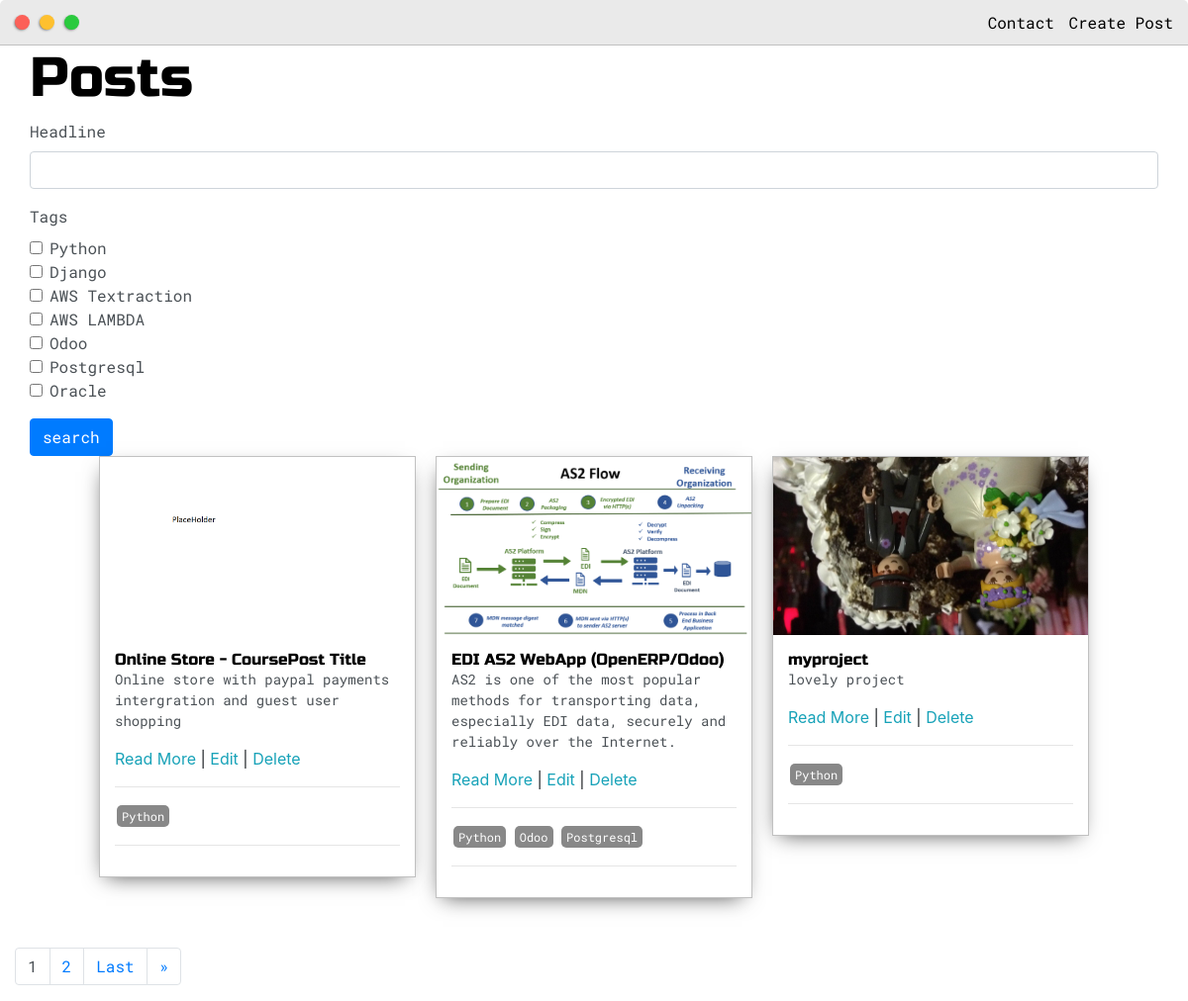
The page /posts/ (signed in) on the database its author committed.
### base/models.py (models this page shows, shortened)
class Post(models.Model):
    headline = models.CharField(max_length=200)
    sub_headline = models.CharField(max_length=200,null=True,blank=True)
    thumbnail = models.ImageField(null=True,blank=True,upload_to='images',default="/images/placeholder.png")
    body = RichTextUploadingField(null=True,blank=True)
    created = models.DateTimeField(auto_now_add=True)
    active = models.BooleanField(default=False)
    featured = models.BooleanField(default=False)
    tags = models.ManyToManyField(Tag,null=True)
    slug = models.SlugField(null=True,blank=True)

class Tag(models.Model):
    name = models.CharField(max_length=200)
    def __str__(self):
        return self.name

### base/views.py (the view)
# urls.py: path('posts/', views.posts,name='posts'),
def posts(request):
    posts = Post.objects.filter(active=True)
    myFilter = PostFilter(request.GET,queryset=posts)
    posts = myFilter.qs
    page = request.GET.get('page')
    paginator = Paginator(posts,3)
    try:
        posts = paginator.page(page)
    except PageNotAnInteger:
        posts = paginator.page(1)
    except EmptyPage:
        posts = paginator.page(paginator.num_pages)
    context = {'posts':posts,'myFilter':myFilter}
    return render(request,'base/posts.html',context)

### base/templates/base/posts.html (shortened to what this page needs)
{% extends 'base/main.html' %}
{% load static %}
{% load crispy_forms_tags %}
{% block content %}
<div class="main-container">
    <h1> Posts </h1>
	<form action="searchForm" method="GET">
		{{myFilter.form|crispy}}
		<input class="btn btn-primary" type="submit" value="search">
	</form>
    <div class="post-wrapper">
		{% for post in posts %}
            <div>
					<div class="post">
						<img class="thumbnail" src="{{post.thumbnail.url}}">
						<div class="post-preview">
							<h6 class="post-title">{{post.headline}}</h6>
							<p class="post-intro">{{post.sub_headline}}</p>
							<a href="{% url 'post' post.slug %}">Read More</a>
							{% if request.user.is_authenticated %}
							  | <a href="{% url 'update_post' post.slug %}">Edit</a>
							| <a href="{% url 'delete_post' post.slug %}">Delete</a>
							{% endif %}
							<hr>
							{% for tag in post.tags.all %}
							<span class="tag">{{tag}}</span>
							{% endfor %}
							<hr>
						</div>
					</div>
				</div>
		{% empty %}
		<h1>NO Post Available </h1>
			{% endfor %}
	</div>
	<div class="row">
		{% if posts.has_other_pages %}
		<ul class="pagination">
			{% for i in posts.paginator.page_range %}
			{% if posts.number == i %}
			<li class="page-item"><a class="active page-link">{{i}}</a></li>
			{% else %}
			<li class="page-item"><a data-page="{{i}}" href="?page={{i}}" class="page-link">{{i}}</a></li>
			{% endif %}
			{% endfor %}
			{% if posts.has_next %}
			<li class="page-item"><a data-page="{{posts.paginator.num_pages}}" href="?page={{posts.paginator.num_pages}}" class="page-link">Last</a></li>
			<li class="page-item"><a data-page="{{posts.next_page_number}}" href="?page={{posts.next_page_number}}" class="page-link">&raquo;</a></li>
			{% endif %}
		</ul>
		{% endif %}
	</div>
</div>
{% endblock content %}

### static/css/default.css (style rules this page uses)
:root { --mainColor:#eaeaea; --secondaryColor:#fff; --borderColor:#c1c1c1; --mainText:black; --secondaryText:#4b5156; --themeDotBorder:#24292e; --previewBg:rgb(251, 249, 243, 0.8); --previewShadow:#f0ead6; --buttonColor:black; }
html, body { padding: 0; margin: 0; scroll-behavior: smooth; }
body * { transition: 0.3s; }
h1, h2, h3, h4, h5, h6, strong { color: var(--mainText); font-family: 'Russo One', sans-serif; font-weight: 500; }
p, li, span, label, input, textarea { color: var(--secondaryText); font-family: 'Roboto Mono', monospace; }
a { text-decoration: none; color:#17a2b8; }
ul { list-style: none; }
h1 { font-size: 56px; }
h6 { font-size: 16px; }
.main-container { width: 1200px; margin: 0 auto; }
.post-wrapper { display: grid; grid-template-columns: repeat(auto-fit, 320px); gap:20px; justify-content: center; padding-bottom: 50px; }
.post { border:1px solid var(--borderColor); -webkit-box-shadow: -2px 7px 21px -9px rgba(0,0,0,0.75); -moz-box-shadow: -2px 7px 21px -9px rgba(0,0,0,0.75); box-shadow: -2px 7px 21px -9px rgba(0,0,0,0.75); }
.thumbnail { display: block; width: 100%; height:180px; object-fit: cover; }
.post-preview { background-color: #fff; padding:15px; }
.post-title { color:black; margin: 0; }
.post-intro { color:#4b5156; font-size: 14px; }
.tag { display:inline-block; color:#fff; background:#888; border-radius:5px; margin:2px; padding:2px 5px; font-size:12px; }
@media screen and (max-width: 1200px) { .main-container { width: 95%; } }

### rows shown on the page
Post: thumbnail (placeholder picture), headline "Online Store - CoursePost Title", sub_headline "Online store with paypal payments intergration and guest user shopping"
Tag: name "Python"
Post: thumbnail (picture), headline "EDI AS2 WebApp (OpenERP/Odoo)", sub_headline "AS2 is one of the most popular methods for transporting data, especially EDI data, securely and reliably over the Internet."
Tag: name "Odoo"
Tag: name "Postgresql"
Post: thumbnail (picture), headline "myproject", sub_headline "lovely project"

### other values the page prints
{{ i }} "1"
{{ i }} "2"
